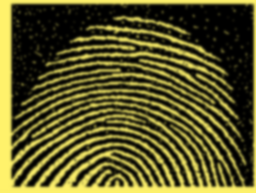
#> input picture TrabajoClase1/dataset/huella1.png, 256 x 193 px, shrunk from 1006 x 757 before the run
$ jupyter execute main.ipynb
#> lines starting #> are read from the running program, lines starting #| are printed output that depends on the picture; after the words box and inside, x2 and y2 are one past the last pixel; in counts of white or black regions, pixels touching at a corner belong together
[cell 1]
import cv2
import numpy as np
from matplotlib import pyplot as plt
from matplotlib.pyplot import figure
import math
from queue import Queue

[cell 2]
def setupPlots(numberPlots=1):
    r"""Setups a figure and returns the figure and axis.
    Receives the number of plots"""
    x = min(2, numberPlots)
    y = int((numberPlots+1)/2)
    #_ = figure(figsize=(10*x, y*6), dpi=80)
    fig, ax = plt.subplots(y,x, squeeze=False, figsize=(10*x, y*6), dpi=80)
    ax2 = []
    it = 0
    for yy in ax:
        for xx in yy:
            if(it == numberPlots):
                break
            ax2.append(xx)
            it += 1


    return fig, ax2

[cell 3]
def thresholdImage(img, range :tuple, value, remain = True):
    r"""Receives a single channel Image, a range, and the substitute value. Elements inside (inclusive)
    that range, gets their values replaced by the value specified.
    If remain==True, the remaining pixels conserve its value, otherwise the remaining pixels are reset 2 zero"""

    mask = np.bitwise_and(img<=range[1], img>=range[0])
    mask2 = np.bitwise_not(mask)
    if(remain == False):
        return mask*value
    else:
        return mask*value + img*mask2

[cell 4]
def Dilatation(kernel, img):
    #print(img.size)
    #print(img)
    N = img.shape[0]
    M = img.shape[1]

    kN = kernel.shape[0]
    kM = kernel.shape[1]

    kernel = np.array(kernel, dtype=int)
    base = np.count_nonzero(kernel)

    ans = np.zeros(img.shape)
    for i in range(0+kN-1,N):
        for j in range(0+kM-1, M):
            #print(i, j, i-kN+1, j-kM+1, j+1, kernel.shape)
            imgKern = np.array(img[i-kN+1:i+1, j-kM+1:j+1], dtype=int)
            ##imgKern = img[0:5,0:5]

            #print(imgKern)
            imgCheck = imgKern + kernel
            imgCheck -= np.ones(imgKern.shape, dtype=int)*255*2
            cc = np.count_nonzero(imgCheck==0)
            if(cc > 0):
                ans[i-int(kN/2)][j-int(kM/2)] = 255
    return ans

[cell 5]
def Erosion(kernel, img):
    #print(img.size)
    #print(img)
    N = img.shape[0]
    M = img.shape[1]

    kN = kernel.shape[0]
    kM = kernel.shape[1]

    kernel = np.array(kernel, dtype=int)
    base = np.count_nonzero(kernel)
    #print(base)
    ans = np.zeros(img.shape)
    for i in range(0+kN-1,N):
        for j in range(0+kM-1, M):
            print(i, j, i-kN+1, j-kM+1, j+1, i-kN+1, kernel.shape)
            imgKern = np.array(img[i-kN+1:i+1, j-kM+1:j+1], dtype=int)
            ##imgKern = img[0:5,0:5]

            #print(imgKern)
            #print(imgKern)
            imgCheck = imgKern + kernel
            #print(imgCheck)
            imgCheck -= np.ones(imgKern.shape, dtype=int)*255*2
            cc = np.count_nonzero(imgCheck==0)
            #print(imgCheck)
            #return ans
            if(base == cc):
                ans[i-int(kN/2)][j-int(kM/2)] = 255
    return ans

[cell 6]
imgNames = ['huella1.png', 'huella2.png']
imgPath = '../dataset/'
imgs = []
N = len(imgNames)
for imgName in imgNames:
    imgBGR = cv2.imread(imgPath + imgName)
#> imgBGR is the input picture: shape (193, 256, 3); mean B, G, R 38.6, 87.2, 91.5
    imgBW = cv2.cvtColor(imgBGR, cv2.COLOR_BGR2GRAY)
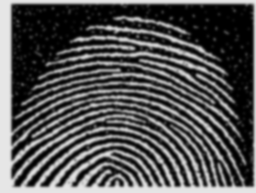
#> imgBW: shape (193, 256); min 0, max 230, mean 82.9
    imgs.append(imgBW)
#> pass 2 of the loop `for imgName in imgNames:`:
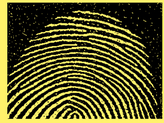
#> input picture TrabajoClase1/dataset/huella2.png, 164 x 123 px, shrunk from 643 x 484 before the run
#> imgBGR is the input picture: shape (123, 164, 3); mean B, G, R 39.9, 89.8, 93.1
#> `imgBW = cv2.cvtColor(imgBGR, cv2.COLOR_BGR2GRAY)`:
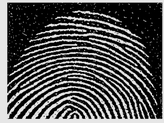
#> imgBW: shape (123, 164); min 0, max 240, mean 85.1
fig, ax = setupPlots(N)
for axes, img, name in zip(ax, imgs, imgNames):
    axes.imshow(img, cmap = 'gray')
    axes.set_title(name)
#> this loop made 2 passes
#> name on passes 1 to 2: 'huella1.png', 'huella2.png'

#### Convert image into binary image (only 0, and 255)

[cell 7]
imgs2 = []
for img in imgs:
    imgs2.append(thresholdImage(img, (123,255), 255, remain=False))
#> this loop made 2 passes
#> pass 1, in thresholdImage, `mask = np.bitwise_and(img<=range[1], img>=range[0])`:
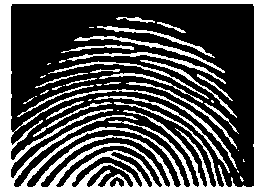
#> mask: shape (193, 256) bool; 31.7% white; 38 white regions (16 under 20 px), largest, box (x1, y1, x2, y2) and area: (0, 0, 256, 193) 11062, (74, 36, 225, 73) 526, (67, 52, 226, 84) 500
#> pass 2, in thresholdImage (call 2), `mask = np.bitwise_and(img<=range[1], img>=range[0])`:
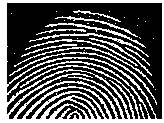
#> mask: shape (123, 164) bool; 35.2% white; 37 white regions (25 under 20 px), largest, box (x1, y1, x2, y2) and area: (0, 0, 164, 123) 5224, (9, 52, 157, 105) 286, (14, 47, 154, 88) 247
#> after the loop, imgs2 = 2 items

imgs = imgs2
#> imgs = 2 items
fig, ax = setupPlots(N)
for axes, img, name in zip(ax, imgs, imgNames):
    axes.imshow(img, cmap = 'gray')
    axes.set_title(name)

#print(imgs[0])
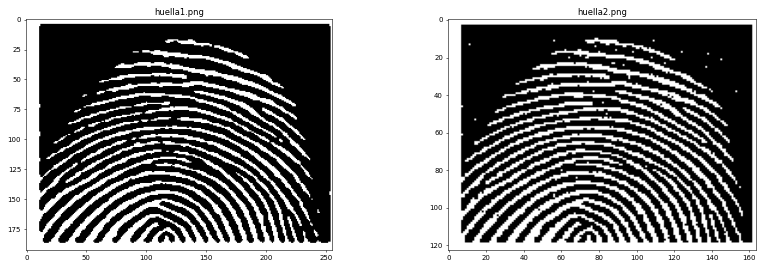
#> figure drawn by matplotlib, 2 panels

#### Morphological operations on image 2.... huella2.png

[cell 8]
fig, ax = setupPlots(2)
prueba1 = Erosion(np.ones((5,5))*255, imgs[1])
#> in Erosion, `kernel = np.array(kernel, dtype=int)`: kernel = [[255, 255, 255, 255, 255], [255, 255, 255, 255, 255], [255, 255, 255, 255, 255], [255, 255, 255, 255, 255], [255, 255, 255, 255, 255]]
#> in Erosion, `base = np.count_nonzero(kernel)`: base = 25
#> after the loop in Erosion, `for i in range(0+kN-1,N):`: ans: shape (123, 164) float64; 1.9% white; 5 white regions (4 under 20 px), largest, box (x1, y1, x2, y2) and area: (2, 2, 7, 121) 368
#print(prueba1)
ax[0].imshow(prueba1, cmap='gray')
ax[0].set_title('AFter Erosion')
ax[1].imshow(imgs[1], cmap='gray')
ax[1].set_title('Original')
plt.show()
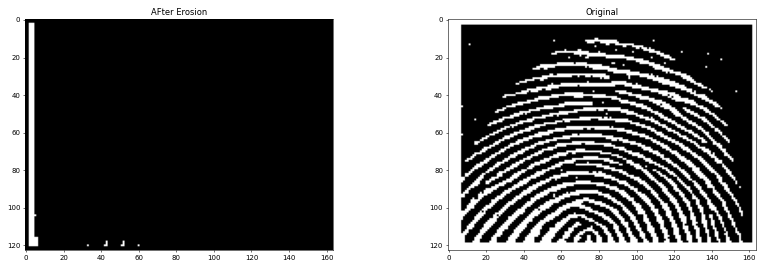
#> figure drawn by matplotlib, 2 panels

[cell 9]
fig, ax = setupPlots(2)
prueba1 = Dilatation(np.ones((5,5))*255, imgs[1])
#> in Dilatation, `N = img.shape[0]`: N = 123
#> in Dilatation, `M = img.shape[1]`: M = 164
#> in Dilatation, `kN = kernel.shape[0]`: kN = 5
#> in Dilatation, `base = np.count_nonzero(kernel)`: base = 25
#> after the loop in Dilatation, `for i in range(0+kN-1,N):`: ans: shape (123, 164) float64; 77% white; 11 black regions (9 under 20 px), largest, box (x1, y1, x2, y2) and area: (9, 5, 160, 117) 3497, (0, 0, 164, 123) 1132
ax[0].imshow(prueba1, cmap='gray')
ax[0].set_title('AFter Dilatation')
ax[1].imshow(imgs[1], cmap='gray')
ax[1].set_title('Original')
plt.show()
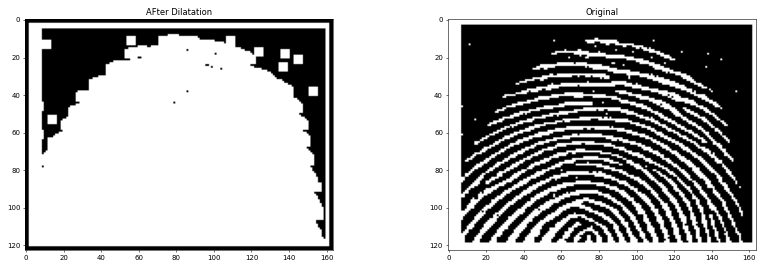
#> figure drawn by matplotlib, 2 panels

[cell 10]
fig, ax = setupPlots(2)
kernel = np.ones((5,5))*255
prueba1 = Erosion(kernel, Dilatation(kernel, imgs[1])) # closing
#> after the loop in Erosion (call 2), `for i in range(0+kN-1,N):`: ans: shape (123, 164) float64; 64.3% white; 7 black regions, largest, box (x1, y1, x2, y2) and area: (0, 0, 164, 123) 7017, (94, 22, 107, 29) 68, (84, 14, 89, 19) 25
ax[0].imshow(prueba1, cmap='gray')
ax[0].set_title('AFter Closing')
ax[1].imshow(imgs[1], cmap='gray')
ax[1].set_title('Original')
plt.show()
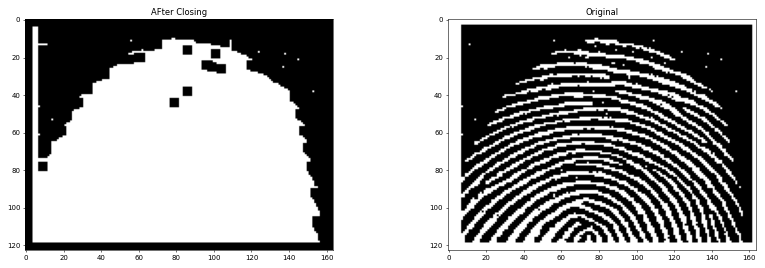
#> figure drawn by matplotlib, 2 panels

[cell 11]
fig, ax = setupPlots(2)
kernel = np.ones((5,5))*255
prueba1 = Dilatation(kernel, Erosion(kernel, imgs[1])) # opening
#> after the loop in Dilatation (call 3), `for i in range(0+kN-1,N):`: ans: shape (123, 164) float64; 3.5% white; 5 white regions (2 under 20 px), largest, box (x1, y1, x2, y2) and area: (2, 2, 9, 121) 614, (40, 116, 46, 121) 28, (49, 116, 55, 121) 28
ax[0].imshow(prueba1, cmap='gray')
ax[0].set_title('AFter Opening')
ax[1].imshow(imgs[1], cmap='gray')
ax[1].set_title('Original')
plt.show()

[cell 12]
fig, ax = setupPlots(2)
kernel = np.ones((5,5))*255
prueba1 = Erosion(kernel, Dilatation(kernel, Dilatation(kernel, Erosion(kernel, imgs[1])))) # opening followed by closing
#> after the loop in Dilatation (call 5), `for i in range(0+kN-1,N):`: ans: shape (123, 164) float64; 5.3% white; 2 white regions, box (x1, y1, x2, y2) and area: (2, 2, 11, 121) 860, (29, 114, 65, 121) 216
#> after the loop in Erosion (call 5), `for i in range(0+kN-1,N):`:
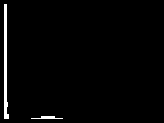
#> ans: shape (123, 164) float64; 2.1% white; 2 white regions, box (x1, y1, x2, y2) and area: (4, 4, 9, 119) 360, (31, 116, 63, 119) 60
ax[0].imshow(prueba1, cmap='gray')
ax[0].set_title('Opening followed by closing')
ax[1].imshow(imgs[1], cmap='gray')
ax[1].set_title('Original')
plt.show()

[cell 13]
fig, ax = setupPlots(2)
kernel = np.ones((5,5))*255
prueba1 = Dilatation(kernel, Erosion(kernel, Erosion(kernel, Dilatation(kernel, imgs[1])))) # opening followed by closing
#> after the loop in Erosion (call 7), `for i in range(0+kN-1,N):`:
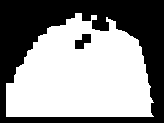
#> ans: shape (123, 164) float64; 56.3% white; 2 black regions, box (x1, y1, x2, y2) and area: (0, 0, 164, 123) 8660, (75, 34, 91, 49) 156
#> after the loop in Dilatation (call 7), `for i in range(0+kN-1,N):`:
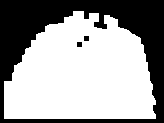
#> ans: shape (123, 164) float64; 62.5% white; 3 black regions, box (x1, y1, x2, y2) and area: (0, 0, 164, 123) 7508, (84, 36, 89, 41) 25, (77, 42, 82, 47) 25
ax[0].imshow(prueba1, cmap='gray')
ax[0].set_title('Closing followed by opening')
ax[1].imshow(imgs[1], cmap='gray')
ax[1].set_title('Original')
plt.show()
